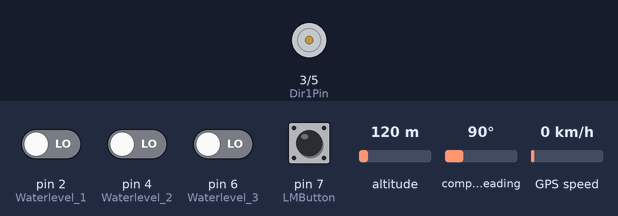
The sketch below on a simulated Arduino Uno, built with avr-gcc and run on an emulated ATmega328P. On the bench: motor-driver pin pairs drawn as motors (green arrow = first pin HIGH = forward, orange = second pin HIGH = backward, longer = more drive). Inputs (shaded band) come from the test bench; at power-on: pin 2 (Waterlevel_1), pin 4 (Waterlevel_2), pin 6 (Waterlevel_3), pin 7 (LMButton) LOW, altitude 120 m, compass heading 90°, GPS speed 0 km/h. The GPS gets a fix after 3 s at 37.7749, -122.4194 with 8 satellites; what the sketch prints to the serial monitor is not drawn.

Above: at 0.05 s.
At 1.2 s:
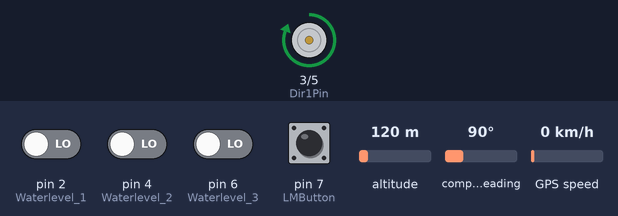
1.3 s: pin 7 (LMButton) pulled HIGH for 1 s
At 1.55 s:
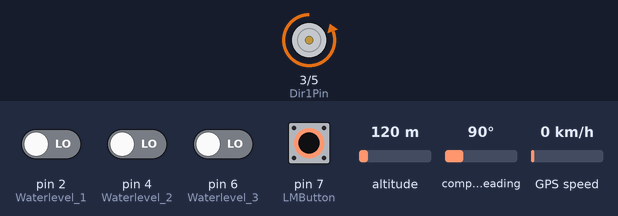
4.8 s: pin 2 (Waterlevel_1) driven HIGH
11.5 s: pin 2 (Waterlevel_1) driven LOW
21.5 s: pin 6 (Waterlevel_3) driven HIGH
31.5 s: pin 2 (Waterlevel_1) driven HIGH and pin 4 (Waterlevel_2) driven HIGH
Timing chart, 0 to 34.5 s (numbered marks = the images above; inputs shaded):
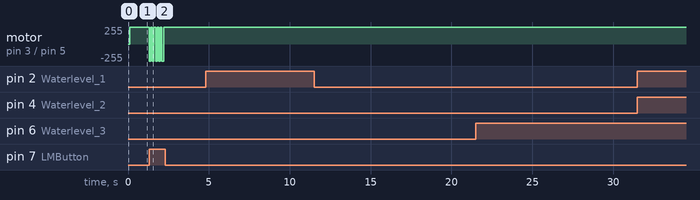

Measured:
- after the input at 1.3 s, motor on pin 3 (Dir1Pin) / pin 5 (Dir2Pin): alternates forward 255/255 for 0.10 s and backward 255/255 for 0.10 s, 10 changes in all, then stays forward 255/255, starting at once
- after the input at 4.8 s, every drawn part: stays the same
- after the input at 11.5 s, every drawn part: stays the same
- after the input at 21.5 s, every drawn part: stays the same
- after the input at 31.5 s, every drawn part: stays the same

The sketch:

sketch_sep29a.ino
```cpp
// 참조
#include <SoftwareSerial.h>
#include <MsTimer2.h>
#include <TinyGPS.h>

// 상수
#define TXPIN 8
#define RXPIN 9
#define Waterlevel_1 2
#define Waterlevel_2 4
#define Waterlevel_3 6
#define Dir1Pin 3
#define Dir2Pin 5
#define LMButton 7

// 전역
// 클래스
TinyGPS gps;
SoftwareSerial uart_gps(TXPIN, RXPIN);

// 메소드(함수)
void getgps(TinyGPS &gps);

// 변수
// 플래그
bool state = 0; // 1b

long previousMillis; // 8b
float latitude, longitude; // 4b
uint8_t Waterlevel; // 1b

// 초기화
void setup()
{
  // 핀 초기화
  pinMode(Dir1Pin, OUTPUT);
  pinMode(Dir2Pin, OUTPUT);
  pinMode(LMButton, INPUT);
  pinMode(Waterlevel_1, INPUT);
  pinMode(Waterlevel_2, INPUT);
  pinMode(Waterlevel_3, INPUT);

  // 시리얼 초기화
  Serial.begin(9600);
  uart_gps.begin(9600);

  // 타이머 초기화
  MsTimer2::set(100, linearmotor);
  MsTimer2::start();
}

// 루프
void loop()
{
  long startMillis = millis();

  while((startMillis - previousMillis) > 10000) //시작시
  {
    // 갱신
    check_water_level();
    while(uart_gps.available())
    {
      int c = uart_gps.read();
      if(gps.encode(c))
      {
        getgps(gps);
      }
    }

    // 전송
    uint8_t data[9];
    uint8_t *lon = (uint8_t*) &longitude;
    uint8_t *lat = (uint8_t*) &latitude;

    data[0] = Waterlevel;
    data[1] = lat[0];
    data[2] = lat[1];
    data[3] = lat[2];
    data[4] = lat[3];
    data[5] = lon[0];
    data[6] = lon[1];
    data[7] = lon[2];
    data[8] = lon[3];

    Serial.write(data, 9);
    Serial.println("");
    // Serial.println(latitude);

    previousMillis = startMillis;
  }
}

void check_water_level()
{
  int sensorVal_1 = digitalRead(Waterlevel_1);
  int sensorVal_2 = digitalRead(Waterlevel_2);
  int sensorVal_3 = digitalRead(Waterlevel_3);

  if (sensorVal_1 and sensorVal_2 and sensorVal_3) //셋다 1이면 = 1
  {
    Waterlevel = 0;
  }
   else if (sensorVal_1 or sensorVal_2 and sensorVal_3 )
  {
    Waterlevel = 1;
  }
   else if (!(sensorVal_1 and sensorVal_2) and sensorVal_3)
  {
    Waterlevel = 2;
  }
   else if (!(sensorVal_1 and sensorVal_2 and sensorVal_3))
  {
    Waterlevel = 3;
  }
}

void getgps(TinyGPS &gps)
{
  gps.f_get_position(&latitude, &longitude);
  unsigned long chars;
  unsigned short sentences, failed_checksum;
  gps.stats(&chars, &sentences, &failed_checksum);
}

void linearmotor()
{
  int value = digitalRead(LMButton);
  if(value == 1)
  {
    if(state == 0)
    {
      state = 1;
    }
    else if(state == 1)
    {
      state = 0;
    }
  }
  if(state == 0)
  {
    digitalWrite(Dir1Pin, HIGH);
    digitalWrite(Dir2Pin, LOW);
  }
  else if(state == 1)
  {
    digitalWrite(Dir1Pin, LOW);
    digitalWrite(Dir2Pin, HIGH);
  }
}
```
